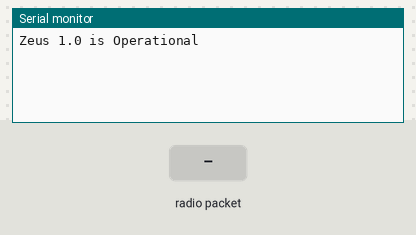
Bench run of a sketch on a simulated Arduino Uno, built with avr-gcc and run on an emulated ATmega328P. On the bench: the last lines printed to the serial monitor. Inputs (shaded band) come from the test bench. No radio packets arrive unless stated.

Above: at 1.2 s.
1.3 s: radio packet "1" arrives
At 1.9 s:
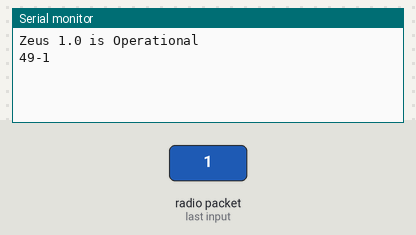
2.8 s: radio packet "0" arrives
At 4.3 s:
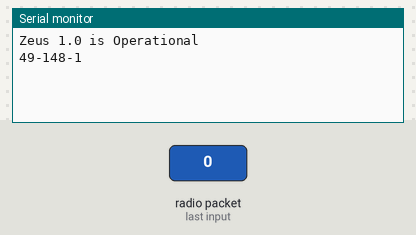

The sketch:

zeus_2.0.ino
```cpp
#include <SPI.h>
#include <LoRa.h>
#include <SoftwareSerial.h>
SoftwareSerial mySerial(1, 0); //RX,TX
String Data; //initialise a string to hold my message
String lora_incoming="";
void setup()
{
  mySerial.begin(9600);
  Serial.begin(9600);
  while (!Serial);
  Serial.println("Zeus 1.0 is Operational");
  if (!LoRa.begin(433E6))
  {
    Serial.println("Starting LoRa failed!");
    while (1);
  }
}

void loop()
{
  int j;
 if (mySerial.available())
{
   Data= (Serial.read());
   // send packet
   LoRa.beginPacket();
   LoRa.print(Data);
   LoRa.endPacket();
}
else
{
  int packetSize = LoRa.parsePacket();
  if (packetSize)
  { int a=LoRa.available();
    // read packet
    while (a>=0)
          {
           lora_incoming = LoRa.read();
           Serial.print(lora_incoming);
           a--;
          }}}}
```

Measured:
- after the input at 1.3 s, the serial monitor: prints a new line at once (image 1)
- after the input at 2.8 s, the serial monitor: prints a new line at once (image 2)
